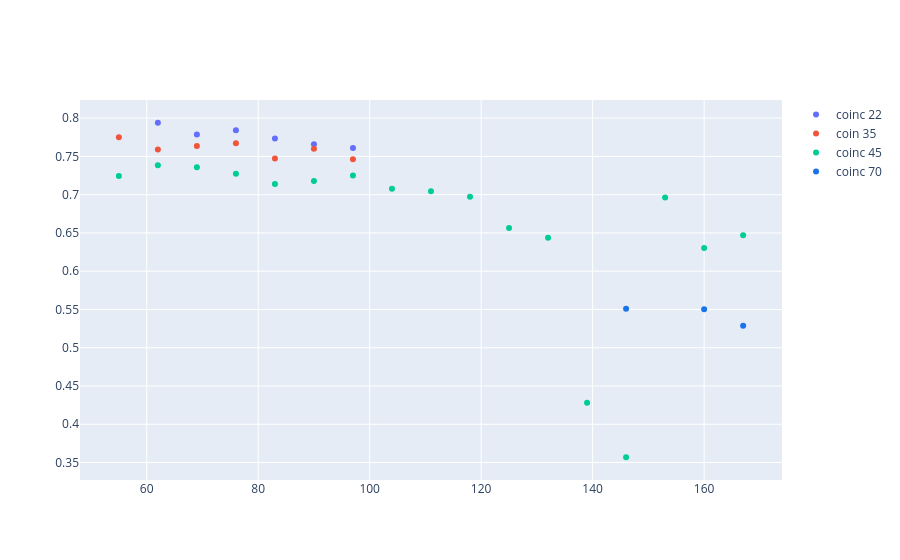

Write notebook code for a chart like this one.
### Code cell
fig = go.Figure()
fig.add_trace(go.Scatter(x=df_22['thr_p'], y=df_22['coincidenze']/df_22['p_c'], mode='markers', name='coinc 22'))
fig.add_trace(go.Scatter(x=df_35['thr_p'], y=df_35['coincidenze']/df_35['p_c'], mode='markers', name='coin 35'))
fig.add_trace(go.Scatter(x=df_45['thr_p'], y=df_45['coincidenze']/df_45['p_c'], mode='markers', name='coinc 45'))
fig.add_trace(go.Scatter(x=df_70['thr_p'], y=df_70['coincidenze']/df_70['p_c'], mode='markers', name='coinc 70', marker =dict(color = '#1A73E8')))

### Figure 1 — Plotly figure (JSON) as saved in the notebook; plotly's stock layout.template omitted (floating-point values rounded to 4 significant figures)
{"data": [{"mode": "markers", "name": "coinc 22", "type": "scatter", "x": [62, 69, 76, 83, 90, 97], "y": [0.794, 0.7788, 0.7841, 0.7733, 0.7658, 0.761]}, {"mode": "markers", "name": "coin 35", "type": "scatter", "x": [97, 90, 83, 76, 69, 62, 55], "y": [0.7463, 0.7599, 0.7472, 0.7673, 0.7637, 0.7591, 0.775]}, {"mode": "markers", "name": "coinc 45", "type": "scatter", "x": [55, 62, 69, 76, 83, 90, 97, 104, 111, 118, 125, 132, 139, 146, 153, 160, 167], "y": [0.7244, 0.7384, 0.7358, 0.7272, 0.714, 0.718, 0.725, 0.7078, 0.7044, 0.6975, 0.6564, 0.6437, 0.428, 0.3569, 0.6964, 0.6304, 0.6471]}, {"marker": {"color": "#1A73E8"}, "mode": "markers", "name": "coinc 70", "type": "scatter", "x": [167, 160, 146], "y": [0.5288, 0.5503, 0.551]}], "layout": {}}
